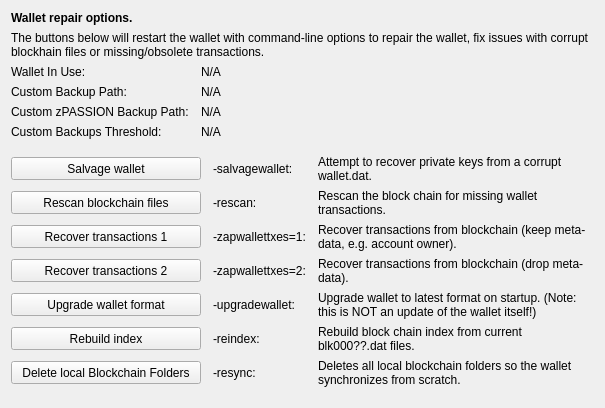
     <widget class="QWidget" name="tab_repair">
      <attribute name="title">
       <string>&amp;Wallet Repair</string>
      </attribute>
      <layout class="QGridLayout" name="gridLayout_4" columnstretch="0,0,0,0">
       <property name="horizontalSpacing">
        <number>12</number>
       </property>
       <item row="0" column="0" colspan="4">
        <widget class="QLabel" name="label_repair_header">
         <property name="font">
          <font>
           <weight>75</weight>
           <bold>true</bold>
          </font>
         </property>
         <property name="text">
          <string>Wallet repair options.</string>
         </property>
        </widget>
       </item>
       <item row="1" column="0" colspan="4">
        <widget class="QLabel" name="label_repair_helptext">
         <property name="font">
          <font>
           <weight>50</weight>
           <bold>false</bold>
          </font>
         </property>
         <property name="text">
          <string>The buttons below will restart the wallet with command-line options to repair the wallet, fix issues with corrupt blockhain files or missing/obsolete transactions.</string>
         </property>
         <property name="wordWrap">
          <bool>true</bool>
         </property>
        </widget>
       </item>
       <item row="2" column="0">
        <widget class="QLabel" name="wallet_path_label">
         <property name="text">
          <string>Wallet In Use:</string>
         </property>
        </widget>
       </item>
       <item row="2" column="1" colspan="3">
        <widget class="QLabel" name="wallet_path">
         <property name="cursor">
          <cursorShape>IBeamCursor</cursorShape>
         </property>
         <property name="text">
          <string>N/A</string>
         </property>
         <property name="textFormat">
          <enum>Qt::PlainText</enum>
         </property>
         <property name="textInteractionFlags">
          <set>Qt::LinksAccessibleByMouse|Qt::TextSelectableByKeyboard|Qt::TextSelectableByMouse</set>
         </property>
        </widget>
       </item>
       <item row="3" column="0">
        <widget class="QLabel" name="wallet_custombackuppath_label">
         <property name="visible">
          <bool>false</bool>
         </property>
         <property name="text">
          <string>Custom Backup Path:</string>
         </property>
        </widget>
       </item>
       <item row="3" column="1" colspan="3">
        <widget class="QLabel" name="wallet_custombackuppath">
         <property name="cursor">
          <cursorShape>IBeamCursor</cursorShape>
         </property>
         <property name="visible">
          <bool>false</bool>
         </property>
         <property name="text">
          <string>N/A</string>
         </property>
         <property name="textFormat">
          <enum>Qt::PlainText</enum>
         </property>
         <property name="textInteractionFlags">
          <set>Qt::LinksAccessibleByMouse|Qt::TextSelectableByKeyboard|Qt::TextSelectableByMouse</set>
         </property>
        </widget>
       </item>
       <item row="4" column="0">
        <widget class="QLabel" name="wallet_customzpivbackuppath_label">
         <property name="visible">
          <bool>false</bool>
         </property>
         <property name="text">
          <string>Custom zPASSION Backup Path:</string>
         </property>
        </widget>
       </item>
       <item row="4" column="1" colspan="3">
        <widget class="QLabel" name="wallet_customzpivbackuppath">
         <property name="cursor">
          <cursorShape>IBeamCursor</cursorShape>
         </property>
         <property name="visible">
          <bool>false</bool>
         </property>
         <property name="text">
          <string>N/A</string>
         </property>
         <property name="textFormat">
          <enum>Qt::PlainText</enum>
         </property>
         <property name="textInteractionFlags">
          <set>Qt::LinksAccessibleByMouse|Qt::TextSelectableByKeyboard|Qt::TextSelectableByMouse</set>
         </property>
        </widget>
       </item>
       <item row="5" column="0">
        <widget class="QLabel" name="wallet_custombackupthreshold_label">
         <property name="visible">
          <bool>false</bool>
         </property>
         <property name="text">
          <string>Custom Backups Threshold:</string>
         </property>
        </widget>
       </item>
       <item row="5" column="1" colspan="3">
        <widget class="QLabel" name="wallet_custombackupthreshold">
         <property name="cursor">
          <cursorShape>IBeamCursor</cursorShape>
         </property>
         <property name="visible">
          <bool>false</bool>
         </property>
         <property name="text">
          <string>N/A</string>
         </property>
         <property name="textFormat">
          <enum>Qt::PlainText</enum>
         </property>
         <property name="textInteractionFlags">
          <set>Qt::LinksAccessibleByMouse|Qt::TextSelectableByKeyboard|Qt::TextSelectableByMouse</set>
         </property>
        </widget>
       </item>
       <item row="6" column="0">
        <spacer name="verticalSpacer_repair1">
         <property name="orientation">
          <enum>Qt::Vertical</enum>
         </property>
         <property name="sizeHint" stdset="0">
          <size>
           <width>10</width>
           <height>10</height>
          </size>
         </property>
        </spacer>
       </item>
       <item row="7" column="0" colspan="2">
        <widget class="QPushButton" name="btn_salvagewallet">
         <property name="minimumSize">
          <size>
           <width>100</width>
           <height>23</height>
          </size>
         </property>
         <property name="text">
          <string>Salvage wallet</string>
         </property>
        </widget>
       </item>
       <item row="7" column="2">
        <widget class="QLabel" name="label_repair_salvage_command">
         <property name="text">
          <string notr="true">-salvagewallet:</string>
         </property>
        </widget>
       </item>
       <item row="7" column="3">
        <widget class="QLabel" name="label_repair_salvage">
         <property name="text">
          <string>Attempt to recover private keys from a corrupt wallet.dat.</string>
         </property>
         <property name="wordWrap">
          <bool>true</bool>
         </property>
        </widget>
       </item>
       <item row="8" column="0" colspan="2">
        <widget class="QPushButton" name="btn_rescan">
         <property name="minimumSize">
          <size>
           <width>100</width>
           <height>23</height>
          </size>
         </property>
         <property name="text">
          <string>Rescan blockchain files</string>
         </property>
        </widget>
       </item>
       <item row="8" column="2">
        <widget class="QLabel" name="label_repair_rescan_command">
         <property name="text">
          <string notr="true">-rescan:</string>
         </property>
        </widget>
       </item>
       <item row="8" column="3">
        <widget class="QLabel" name="label_repair_rescan">
         <property name="text">
          <string>Rescan the block chain for missing wallet transactions.</string>
         </property>
         <property name="wordWrap">
          <bool>true</bool>
         </property>
        </widget>
       </item>
       <item row="9" column="0" colspan="2">
        <widget class="QPushButton" name="btn_zapwallettxes1">
         <property name="minimumSize">
          <size>
           <width>100</width>
           <height>23</height>
          </size>
         </property>
         <property name="text">
          <string>Recover transactions 1</string>
         </property>
        </widget>
       </item>
       <item row="9" column="2">
        <widget class="QLabel" name="label_repair_zap1_command">
         <property name="text">
          <string notr="true">-zapwallettxes=1:</string>
         </property>
        </widget>
       </item>
       <item row="9" column="3">
        <widget class="QLabel" name="label_repair_zap1">
         <property name="text">
          <string>Recover transactions from blockchain (keep meta-data, e.g. account owner).</string>
         </property>
         <property name="wordWrap">
          <bool>true</bool>
         </property>
        </widget>
       </item>
       <item row="10" column="0" colspan="2">
        <widget class="QPushButton" name="btn_zapwallettxes2">
         <property name="minimumSize">
          <size>
           <width>100</width>
           <height>23</height>
          </size>
         </property>
         <property name="text">
          <string>Recover transactions 2</string>
         </property>
        </widget>
       </item>
       <item row="10" column="2">
        <widget class="QLabel" name="label_repair_zap2_command">
         <property name="text">
          <string notr="true">-zapwallettxes=2:</string>
         </property>
        </widget>
       </item>
       <item row="10" column="3">
        <widget class="QLabel" name="label_repair_zap2">
         <property name="text">
          <string>Recover transactions from blockchain (drop meta-data).</string>
         </property>
         <property name="wordWrap">
          <bool>true</bool>
         </property>
        </widget>
       </item>
       <item row="11" column="0" colspan="2">
        <widget class="QPushButton" name="btn_upgradewallet">
         <property name="minimumSize">
          <size>
           <width>100</width>
           <height>23</height>
          </size>
         </property>
         <property name="text">
          <string>Upgrade wallet format</string>
         </property>
        </widget>
       </item>
       <item row="11" column="2">
        <widget class="QLabel" name="label_repair_upgrade_command">
         <property name="text">
          <string notr="true">-upgradewallet:</string>
         </property>
        </widget>
       </item>
       <item row="11" column="3">
        <widget class="QLabel" name="label_repair_upgrade">
         <property name="text">
          <string>Upgrade wallet to latest format on startup. (Note: this is NOT an update of the wallet itself!)</string>
         </property>
         <property name="wordWrap">
          <bool>true</bool>
         </property>
        </widget>
       </item>
       <item row="12" column="0" colspan="2">
        <widget class="QPushButton" name="btn_reindex">
         <property name="minimumSize">
          <size>
           <width>100</width>
           <height>23</height>
          </size>
         </property>
         <property name="text">
          <string>Rebuild index</string>
         </property>
        </widget>
       </item>
       <item row="12" column="2">
        <widget class="QLabel" name="label_repair_reindex_command">
         <property name="text">
          <string notr="true">-reindex:</string>
         </property>
        </widget>
       </item>
       <item row="12" column="3">
        <widget class="QLabel" name="label_repair_reindex">
         <property name="text">
          <string>Rebuild block chain index from current blk000??.dat files.</string>
         </property>
         <property name="wordWrap">
          <bool>true</bool>
         </property>
        </widget>
       </item>
       <item row="13" column="0" colspan="2">
        <widget class="QPushButton" name="btn_resync">
         <property name="minimumSize">
          <size>
           <width>100</width>
           <height>23</height>
          </size>
         </property>
         <property name="text">
          <string>Delete local Blockchain Folders</string>
         </property>
        </widget>
       </item>
       <item row="13" column="2">
        <widget class="QLabel" name="label_repair_resync_command">
         <property name="text">
          <string>-resync:</string>
         </property>
        </widget>
       </item>
       <item row="13" column="3">
        <widget class="QLabel" name="label_repair_resync">
         <property name="text">
          <string>Deletes all local blockchain folders so the wallet synchronizes from scratch.</string>
         </property>
         <property name="wordWrap">
          <bool>true</bool>
         </property>
        </widget>
       </item>
       <item row="14" column="0">
        <spacer name="verticalSpacer_repair2">
         <property name="orientation">
          <enum>Qt::Vertical</enum>
         </property>
         <property name="sizeHint" stdset="0">
          <size>
           <width>20</width>
           <height>10</height>
          </size>
         </property>
        </spacer>
       </item>
      </layout>
     </widget>
